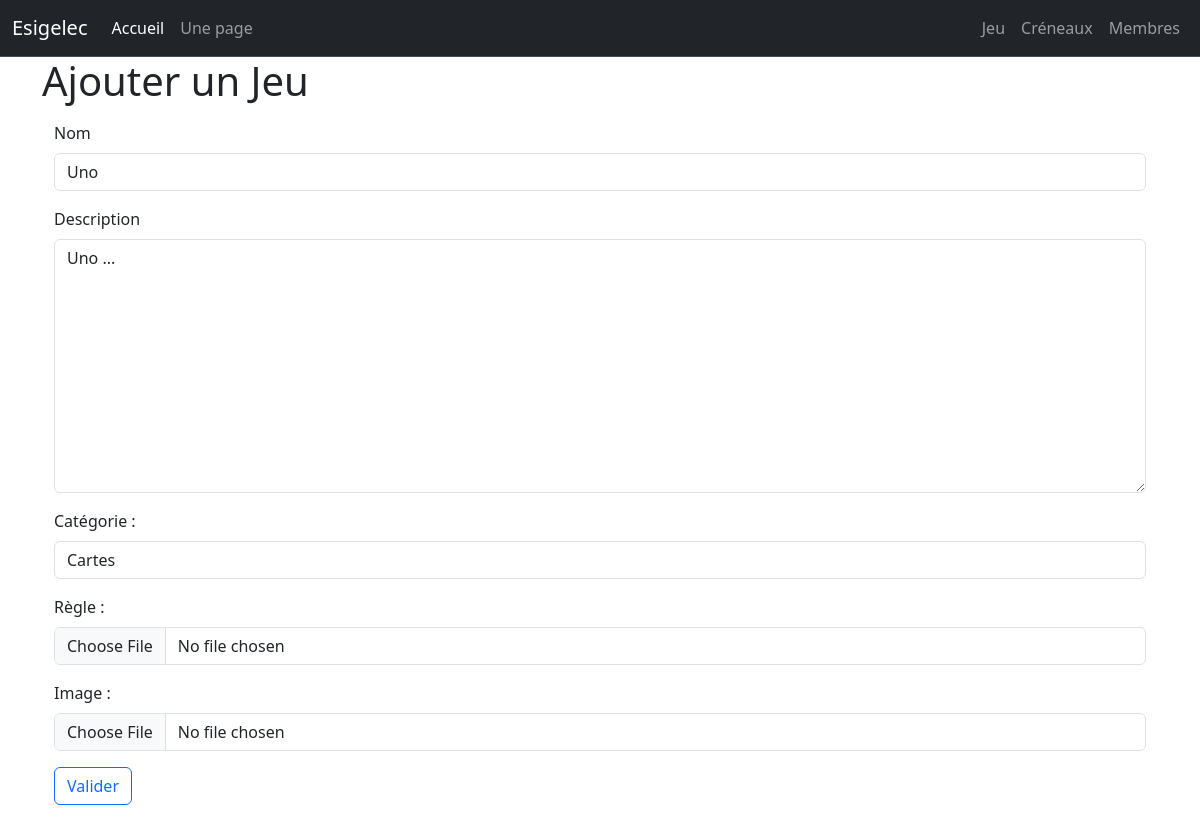
The page /updateJeux.php?idJeux=7 (signed in) on the database its author committed.
### tables this page shows
CREATE TABLE `jeux` (
  `idJeux` int(11) NOT NULL,
  `nom` varchar(100) NOT NULL,
  `description` varchar(255) NOT NULL,
  `categorie` varchar(50) NOT NULL,
  `regle` varchar(255) NOT NULL,
  `image` varchar(255) NOT NULL
);

### updateJeux.php (the view, shortened to what this page needs)
<?php
    include 'header.inc.php';
    include 'menuAdmin.inc.php';
    $id = isset($_GET['idJeux']) ? intval($_GET['idJeux']) : 0;
    include("connpdo.php");
    $req="SELECT * FROM jeux WHERE idJeux = ?";
    $stmt=$pdo->prepare($req);
    $stmt->bindParam(1, $id, PDO::PARAM_INT);
    $stmt->execute();
    $result = $stmt->fetch(PDO::FETCH_ASSOC);
?>
<div class="container">
<h1>Ajouter un Jeu</h1>
<form method="POST" action="tt_UpdateJeux.php?id=<?php echo $id; ?>" enctype="multipart/form-data">
    <div class="container">
        <div class="row my-3">
            <div class="col-md-12">
                <label for="nom" class="form-label">Nom</label>
                <input type="text" class="form-control" id="nom" name="nom" value="<?php echo $result['nom']; ?>" required>
            </div>
        </div>
        <div class="row my-3">
            <div class="col-md-12">
                <label for="description" class="form-label">Description</label>
                <textarea name="description" id="description" cols="30" rows="10" class="form-control"  required><?php echo $result['description']; ?></textarea>
            </div>
        </div>
        <div class="row my-3">
            <div class="col-md-12">
                <label for="categorie" class="form-label">Catégorie :</label>
                <input type="text" class="form-control" id="categorie" name="categorie" value="<?php echo $result['categorie']; ?>" required>
            </div>
        </div>
        <div class="row my-3">
            <div class="col-md-12">
                <label for="regle" class="form-label">Règle :</label>
                <input type="file" id="regle" name="regle" class="form-control">
            </div>
        </div>
        <div class="row my-3">
            <div class="col-md-12">
                <label for="image" class="form-label">Image :</label>
                <input type="file" id="image" name="image" class="form-control">
            </div>
        </div>
         <div class="row my-3">
            <div class="d-grid gap-2 d-md-block"><button class="btn btn-outline-primary" name="submit" type="submit">Valider</button></div>
        </div>
    </div>
</form>
</div>
<?php
    include 'footer.inc.php';
?>

### style.css (style rules this page uses)
body { padding: 0%; margin: 0%; align-items: center; }

### rows shown on the page
jeux: nom "Uno", description "Uno ...", categorie "Cartes"
